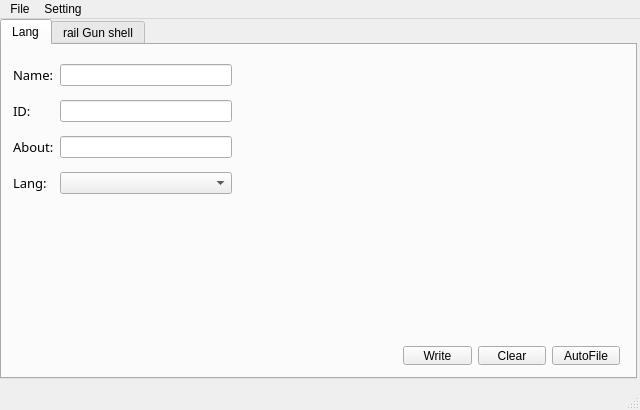
<?xml version="1.0" encoding="UTF-8"?>
<ui version="4.0">
 <class>MainWindow</class>
 <widget class="QMainWindow" name="MainWindow">
  <property name="enabled">
   <bool>true</bool>
  </property>
  <property name="geometry">
   <rect>
    <x>0</x>
    <y>0</y>
    <width>640</width>
    <height>410</height>
   </rect>
  </property>
  <property name="minimumSize">
   <size>
    <width>640</width>
    <height>410</height>
   </size>
  </property>
  <property name="windowTitle">
   <string>MainWindow</string>
  </property>
  <widget class="QWidget" name="centralWidget">
   <property name="minimumSize">
    <size>
     <width>640</width>
     <height>360</height>
    </size>
   </property>
   <widget class="QTabWidget" name="tabWidget">
    <property name="geometry">
     <rect>
      <x>0</x>
      <y>0</y>
      <width>637</width>
      <height>360</height>
     </rect>
    </property>
    <property name="currentIndex">
     <number>0</number>
    </property>
    <widget class="QWidget" name="tab">
     <property name="minimumSize">
      <size>
       <width>640</width>
       <height>360</height>
      </size>
     </property>
     <attribute name="title">
      <string>Lang</string>
     </attribute>
     <widget class="QWidget" name="gridLayoutWidget">
      <property name="geometry">
       <rect>
        <x>0</x>
        <y>0</y>
        <width>241</width>
        <height>171</height>
       </rect>
      </property>
      <layout class="QGridLayout" name="gridLayout">
       <item row="2" column="1">
        <widget class="QLineEdit" name="lineEdit_3"/>
       </item>
       <item row="1" column="0">
        <widget class="QLabel" name="label_2">
         <property name="font">
          <font>
           <family>Microsoft JhengHei Light</family>
           <pointsize>10</pointsize>
          </font>
         </property>
         <property name="text">
          <string>ID:</string>
         </property>
        </widget>
       </item>
       <item row="2" column="0">
        <widget class="QLabel" name="label_4">
         <property name="font">
          <font>
           <family>Microsoft JhengHei Light</family>
           <pointsize>10</pointsize>
          </font>
         </property>
         <property name="text">
          <string>About:</string>
         </property>
        </widget>
       </item>
       <item row="0" column="1">
        <widget class="QLineEdit" name="lineEdit_2"/>
       </item>
       <item row="1" column="1">
        <widget class="QLineEdit" name="lineEdit"/>
       </item>
       <item row="0" column="0">
        <widget class="QLabel" name="label">
         <property name="font">
          <font>
           <family>Microsoft JhengHei Light</family>
           <pointsize>10</pointsize>
          </font>
         </property>
         <property name="text">
          <string>Name:</string>
         </property>
        </widget>
       </item>
       <item row="3" column="1">
        <widget class="QComboBox" name="comboBox">
         <item>
          <property name="text">
           <string/>
          </property>
         </item>
         <item>
          <property name="text">
           <string>SimplifiedChinese.xml</string>
          </property>
         </item>
         <item>
          <property name="text">
           <string>English.xml</string>
          </property>
         </item>
        </widget>
       </item>
       <item row="3" column="0">
        <widget class="QLabel" name="label_3">
         <property name="font">
          <font>
           <family>Microsoft JhengHei Light</family>
           <pointsize>10</pointsize>
          </font>
         </property>
         <property name="text">
          <string>Lang:</string>
         </property>
        </widget>
       </item>
      </layout>
     </widget>
     <widget class="QWidget" name="horizontalLayoutWidget">
      <property name="geometry">
       <rect>
        <x>390</x>
        <y>290</y>
        <width>239</width>
        <height>41</height>
       </rect>
      </property>
      <layout class="QHBoxLayout" name="horizontalLayout">
       <item>
        <widget class="QPushButton" name="pushButton_2">
         <property name="text">
          <string>Write</string>
         </property>
        </widget>
       </item>
       <item>
        <widget class="QPushButton" name="pushButton">
         <property name="text">
          <string>Clear</string>
         </property>
        </widget>
       </item>
       <item>
        <widget class="QPushButton" name="pushButton_3">
         <property name="text">
          <string>AutoFile</string>
         </property>
        </widget>
       </item>
      </layout>
     </widget>
    </widget>
    <widget class="QWidget" name="tab_2">
     <attribute name="title">
      <string>rail Gun shell</string>
     </attribute>
     <widget class="QWidget" name="gridLayoutWidget_2">
      <property name="geometry">
       <rect>
        <x>0</x>
        <y>0</y>
        <width>160</width>
        <height>80</height>
       </rect>
      </property>
      <layout class="QGridLayout" name="gridLayout_2">
       <item row="0" column="0">
        <widget class="QLineEdit" name="lineEdit_4"/>
       </item>
       <item row="1" column="0">
        <widget class="QLineEdit" name="lineEdit_5"/>
       </item>
       <item row="2" column="0">
        <widget class="QLineEdit" name="lineEdit_6"/>
       </item>
      </layout>
     </widget>
    </widget>
   </widget>
  </widget>
  <widget class="QMenuBar" name="menuBar">
   <property name="geometry">
    <rect>
     <x>0</x>
     <y>0</y>
     <width>640</width>
     <height>23</height>
    </rect>
   </property>
   <widget class="QMenu" name="menu1">
    <property name="title">
     <string>File</string>
    </property>
    <addaction name="actionopen"/>
    <addaction name="actionAbout"/>
   </widget>
   <widget class="QMenu" name="menu2">
    <property name="title">
     <string>Setting</string>
    </property>
    <addaction name="actionSetting"/>
   </widget>
   <addaction name="menu1"/>
   <addaction name="menu2"/>
  </widget>
  <widget class="QStatusBar" name="statusBar"/>
  <action name="actionopen">
   <property name="text">
    <string>open...</string>
   </property>
  </action>
  <action name="actionAbout">
   <property name="text">
    <string>About</string>
   </property>
  </action>
  <action name="actionSetting">
   <property name="text">
    <string>Setting</string>
   </property>
  </action>
 </widget>
 <layoutdefault spacing="6" margin="11"/>
 <resources/>
 <connections>
  <connection>
   <sender>comboBox</sender>
   <signal>editTextChanged(QString)</signal>
   <receiver>MainWindow</receiver>
   <slot>Lang(QString)</slot>
   <hints>
    <hint type="sourcelabel">
     <x>150</x>
     <y>285</y>
    </hint>
    <hint type="destinationlabel">
     <x>114</x>
     <y>313</y>
    </hint>
   </hints>
  </connection>
  <connection>
   <sender>pushButton_2</sender>
   <signal>clicked()</signal>
   <receiver>MainWindow</receiver>
   <slot>Write()</slot>
   <hints>
    <hint type="sourcelabel">
     <x>521</x>
     <y>376</y>
    </hint>
    <hint type="destinationlabel">
     <x>483</x>
     <y>315</y>
    </hint>
   </hints>
  </connection>
  <connection>
   <sender>pushButton</sender>
   <signal>clicked()</signal>
   <receiver>lineEdit</receiver>
   <slot>clear()</slot>
   <hints>
    <hint type="sourcelabel">
     <x>610</x>
     <y>376</y>
    </hint>
    <hint type="destinationlabel">
     <x>498</x>
     <y>218</y>
    </hint>
   </hints>
  </connection>
  <connection>
   <sender>pushButton</sender>
   <signal>clicked()</signal>
   <receiver>lineEdit_2</receiver>
   <slot>clear()</slot>
   <hints>
    <hint type="sourcelabel">
     <x>585</x>
     <y>376</y>
    </hint>
    <hint type="destinationlabel">
     <x>497</x>
     <y>167</y>
    </hint>
   </hints>
  </connection>
  <connection>
   <sender>lineEdit</sender>
   <signal>textChanged(QString)</signal>
   <receiver>MainWindow</receiver>
   <slot>Id(QString)</slot>
   <hints>
    <hint type="sourcelabel">
     <x>389</x>
     <y>218</y>
    </hint>
    <hint type="destinationlabel">
     <x>322</x>
     <y>229</y>
    </hint>
   </hints>
  </connection>
  <connection>
   <sender>lineEdit_2</sender>
   <signal>textChanged(QString)</signal>
   <receiver>MainWindow</receiver>
   <slot>Name(QString)</slot>
   <hints>
    <hint type="sourcelabel">
     <x>343</x>
     <y>168</y>
    </hint>
    <hint type="destinationlabel">
     <x>317</x>
     <y>180</y>
    </hint>
   </hints>
  </connection>
  <connection>
   <sender>lineEdit_3</sender>
   <signal>textChanged(QString)</signal>
   <receiver>MainWindow</receiver>
   <slot>About(QString)</slot>
   <hints>
    <hint type="sourcelabel">
     <x>429</x>
     <y>268</y>
    </hint>
    <hint type="destinationlabel">
     <x>319</x>
     <y>286</y>
    </hint>
   </hints>
  </connection>
  <connection>
   <sender>pushButton_3</sender>
   <signal>clicked()</signal>
   <receiver>MainWindow</receiver>
   <slot>AutoFile()</slot>
   <hints>
    <hint type="sourcelabel">
     <x>569</x>
     <y>66</y>
    </hint>
    <hint type="destinationlabel">
     <x>546</x>
     <y>315</y>
    </hint>
   </hints>
  </connection>
  <connection>
   <sender>pushButton</sender>
   <signal>clicked()</signal>
   <receiver>lineEdit_3</receiver>
   <slot>clear()</slot>
   <hints>
    <hint type="sourcelabel">
     <x>592</x>
     <y>376</y>
    </hint>
    <hint type="destinationlabel">
     <x>498</x>
     <y>268</y>
    </hint>
   </hints>
  </connection>
 </connections>
 <slots>
  <slot>Write()</slot>
  <slot>Name(QString)</slot>
  <slot>Lang(QString)</slot>
  <slot>Id(QString)</slot>
  <slot>About(QString)</slot>
  <slot>AutoFile()</slot>
 </slots>
</ui>
